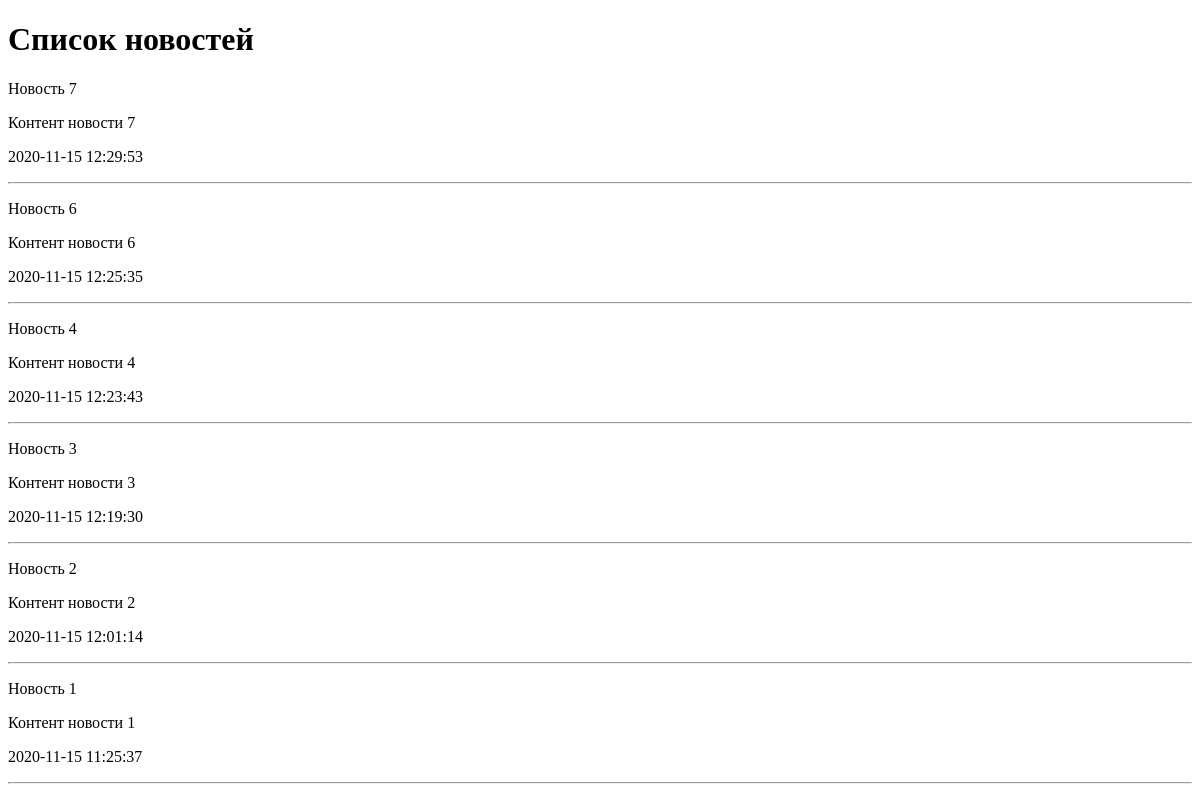
Before: / with the older database file.
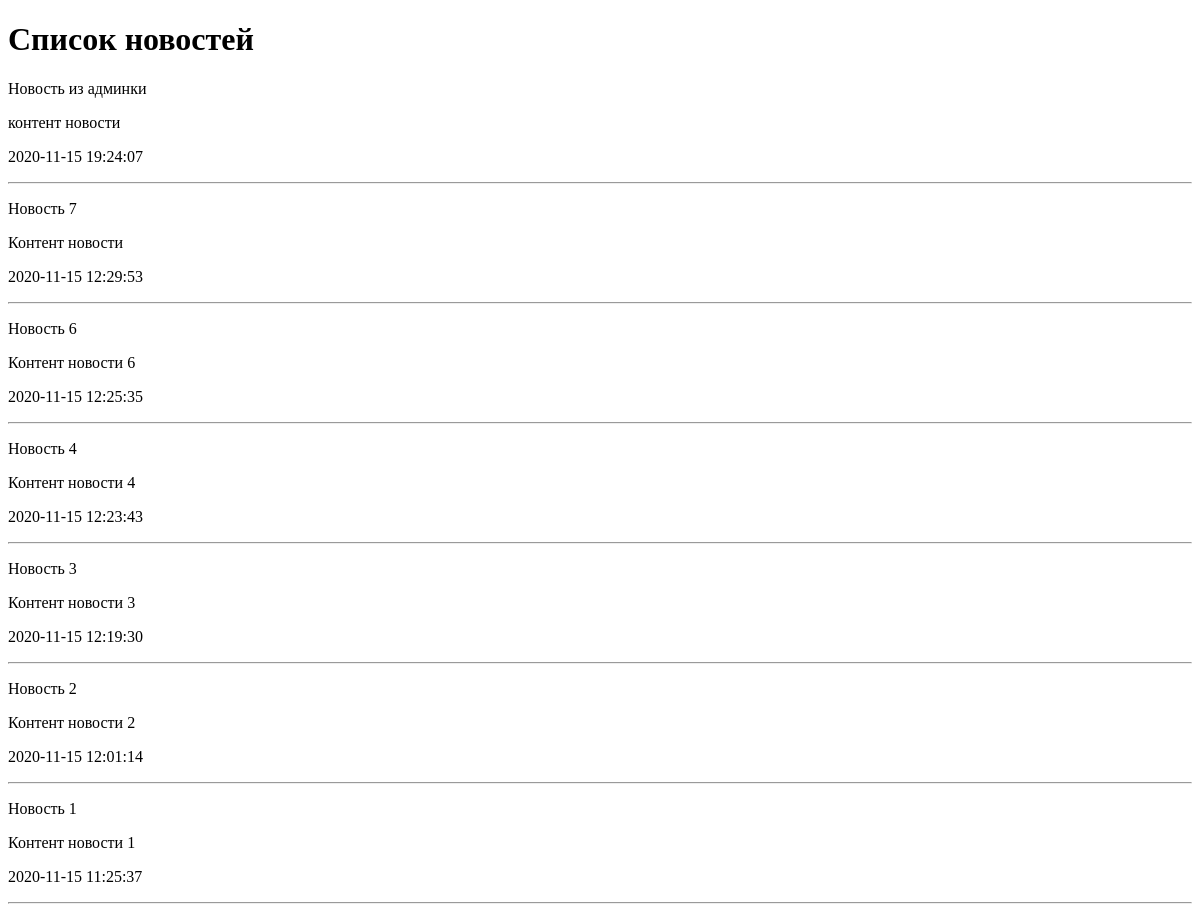
After: the same page with the newer database file.
### news/models.py (models this page shows, shortened)
class News(models.Model):
    title = models.CharField(max_length=150, verbose_name='Наименование')
    content = models.TextField(blank=True, verbose_name='Контент')
    created_at = models.DateTimeField(auto_now_add=True, verbose_name='Создано')
    updated_at = models.DateTimeField(auto_now=True, verbose_name='Обновлено')
    photo = models.ImageField(upload_to='photo/%Y/%m/%d/', verbose_name='Фото', blank=True)
    is_published = models.BooleanField(default=True, verbose_name='Опубликовано')
    class Meta:
        verbose_name = 'Новость'
        verbose_name_plural = 'Новости'
        ordering = ['-created_at']

### news/views.py (the view)
# urls.py: path('',index),
def index(request):
    print(request)
    news = News.objects.all()
    return render(request, 'news/index.html', {'news': news, 'title': 'Список новостей'})

### news/templates/news/index.html (shortened to what this page needs)
<!DOCTYPE html>
<html lang="en">
<head>
</head>
<body>
    <h1>{{ title }}</h1>
{% for item in news %}
    <div>
        <p>{{ item.title }}</p>
        <p>{{ item.content }}</p>
        <p>{{ item.created_at|date:"Y-m-d H:i:s"}}</p>
    </div>
    <hr>
{% endfor %}
</body>
</html>

Changed rows visible on the page:
added News: title "Новость из админки", content "контент новости", created_at "2020-11-15 19:24:07"
changed News "Новость 7": content "Контент новости 7" → "Контент новости"
